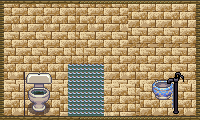

Below is a game level as drawn by its tile map, then a one-line description and the .tmx that defines it (tile-layer data replaced by summaries):
An orthogonal 50x30 tile map with 4x4 px tiles, 5 tile layers (background, goods, solids, platform, ...), 2 tilesets.

<map version="1.0" orientation="orthogonal" renderorder="right-down" width="50" height="30" tilewidth="4" tileheight="4" nextobjectid="1">
 <tileset firstgid="1" name="town" tilewidth="4" tileheight="4" tilecount="16384" columns="128">
  <image source="town.png" trans="ff00ff" width="512" height="512" />
 </tileset>
 <tileset firstgid="16385" name="obj_misk_atlas" tilewidth="4" tileheight="4" tilecount="65536" columns="256">
  <image source="obj_misk_atlas.png" trans="ff00ff" width="1024" height="1024" />
 </tileset>
 <layer name="background" width="50" height="30">
  <data>[1500 cells, 1500 non-empty, 228 distinct tile ids]</data>
 </layer>
 <layer name="goods" width="50" height="30">
  <data>[1500 cells, 264 non-empty, 138 distinct tile ids]</data>
 </layer>
 <layer name="solids" width="50" height="30">
  <data>[1500 cells, 156 non-empty, 13 distinct tile ids]</data>
 </layer>
 <layer name="platform" width="50" height="30">
  <data>[1500 cells, 0 non-empty, 0 distinct tile ids]</data>
 </layer>
 <layer name="foreground" width="50" height="30">
  <data>[1500 cells, 0 non-empty, 0 distinct tile ids]</data>
 </layer>
</map>
